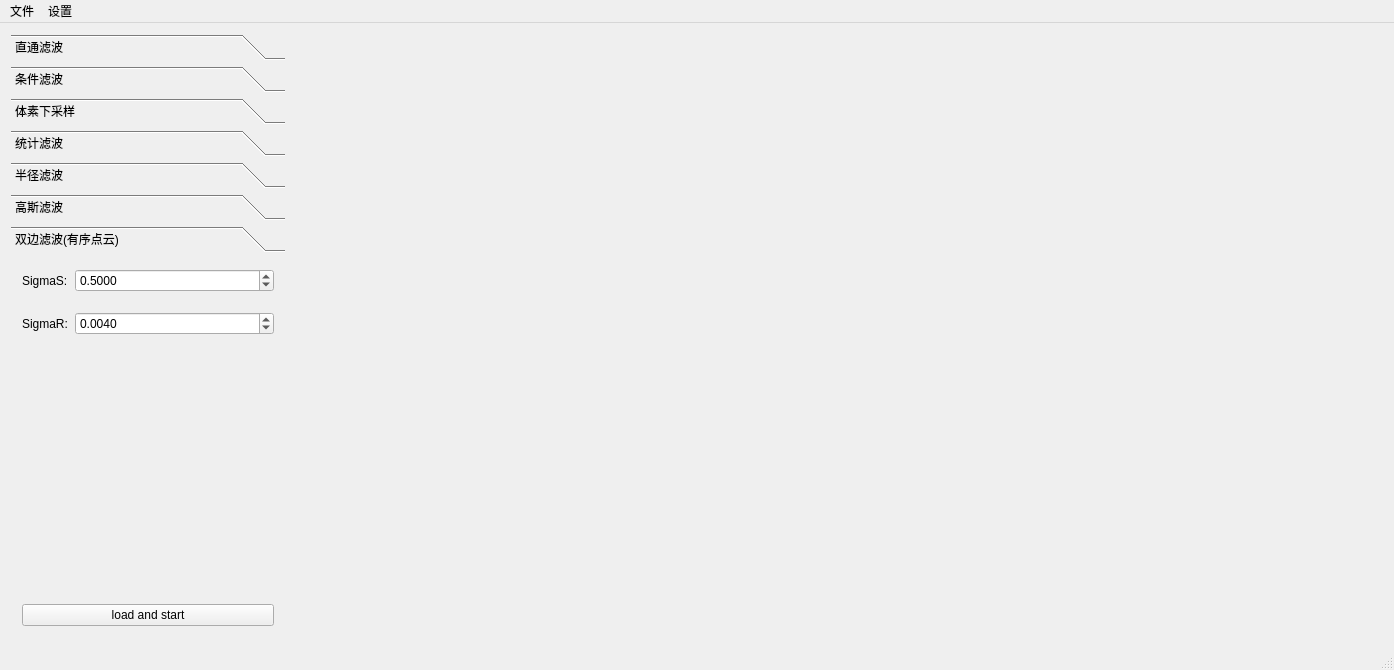
<?xml version="1.0" encoding="UTF-8"?>
<ui version="4.0">
 <class>Filter_GuiClass</class>
 <widget class="QMainWindow" name="Filter_GuiClass">
  <property name="geometry">
   <rect>
    <x>0</x>
    <y>0</y>
    <width>1394</width>
    <height>670</height>
   </rect>
  </property>
  <property name="windowTitle">
   <string>Filter_Gui</string>
  </property>
  <widget class="QWidget" name="centralWidget">
   <property name="layoutDirection">
    <enum>Qt::LeftToRight</enum>
   </property>
   <property name="autoFillBackground">
    <bool>false</bool>
   </property>
   <layout class="QHBoxLayout" name="horizontalLayout_2">
    <item>
     <layout class="QHBoxLayout" name="horizontalLayout" stretch="2,8">
      <property name="spacing">
       <number>2</number>
      </property>
      <property name="sizeConstraint">
       <enum>QLayout::SetNoConstraint</enum>
      </property>
      <item>
       <widget class="QToolBox" name="toolBox">
        <property name="currentIndex">
         <number>6</number>
        </property>
        <widget class="QWidget" name="page">
         <property name="geometry">
          <rect>
           <x>0</x>
           <y>0</y>
           <width>219</width>
           <height>214</height>
          </rect>
         </property>
         <attribute name="label">
          <string>直通滤波</string>
         </attribute>
         <layout class="QVBoxLayout" name="verticalLayout_2">
          <item>
           <layout class="QFormLayout" name="formLayout">
            <property name="verticalSpacing">
             <number>20</number>
            </property>
            <item row="1" column="0">
             <widget class="QLabel" name="label">
              <property name="text">
               <string>方向:</string>
              </property>
             </widget>
            </item>
            <item row="1" column="1">
             <widget class="QComboBox" name="comboBox_1">
              <item>
               <property name="text">
                <string>x</string>
               </property>
              </item>
              <item>
               <property name="text">
                <string>y</string>
               </property>
              </item>
              <item>
               <property name="text">
                <string>z</string>
               </property>
              </item>
             </widget>
            </item>
            <item row="2" column="0">
             <widget class="QLabel" name="label_2">
              <property name="text">
               <string>min:</string>
              </property>
             </widget>
            </item>
            <item row="2" column="1">
             <widget class="QDoubleSpinBox" name="doubleSpinBox_1">
              <property name="decimals">
               <number>4</number>
              </property>
              <property name="minimum">
               <double>-100000000.000000000000000</double>
              </property>
              <property name="maximum">
               <double>100000000.000000000000000</double>
              </property>
             </widget>
            </item>
            <item row="3" column="0">
             <widget class="QLabel" name="label_3">
              <property name="text">
               <string>max:</string>
              </property>
             </widget>
            </item>
            <item row="3" column="1">
             <widget class="QDoubleSpinBox" name="doubleSpinBox_2">
              <property name="decimals">
               <number>4</number>
              </property>
              <property name="minimum">
               <double>-100000000.000000000000000</double>
              </property>
              <property name="maximum">
               <double>100000000.000000000000000</double>
              </property>
              <property name="value">
               <double>1.000000000000000</double>
              </property>
             </widget>
            </item>
           </layout>
          </item>
          <item>
           <widget class="QCheckBox" name="checkBox_5">
            <property name="text">
             <string>Negative</string>
            </property>
           </widget>
          </item>
          <item>
           <widget class="QPushButton" name="passThroughButton">
            <property name="text">
             <string>Start</string>
            </property>
           </widget>
          </item>
         </layout>
        </widget>
        <widget class="QWidget" name="page_2">
         <property name="geometry">
          <rect>
           <x>0</x>
           <y>0</y>
           <width>338</width>
           <height>274</height>
          </rect>
         </property>
         <attribute name="label">
          <string>条件滤波</string>
         </attribute>
         <layout class="QVBoxLayout" name="verticalLayout">
          <property name="spacing">
           <number>7</number>
          </property>
          <item>
           <widget class="QTabWidget" name="tabWidget">
            <property name="currentIndex">
             <number>1</number>
            </property>
            <widget class="QWidget" name="and_tab">
             <attribute name="title">
              <string>AND</string>
             </attribute>
             <layout class="QGridLayout" name="gridLayout">
              <item row="7" column="0">
               <spacer name="verticalSpacer">
                <property name="orientation">
                 <enum>Qt::Vertical</enum>
                </property>
                <property name="sizeHint" stdset="0">
                 <size>
                  <width>20</width>
                  <height>40</height>
                 </size>
                </property>
               </spacer>
              </item>
              <item row="0" column="0">
               <widget class="QComboBox" name="comboBox">
                <item>
                 <property name="text">
                  <string>x</string>
                 </property>
                </item>
                <item>
                 <property name="text">
                  <string>y</string>
                 </property>
                </item>
                <item>
                 <property name="text">
                  <string>z</string>
                 </property>
                </item>
               </widget>
              </item>
              <item row="1" column="0">
               <widget class="QComboBox" name="comboBox_4">
                <item>
                 <property name="text">
                  <string>&gt;</string>
                 </property>
                </item>
                <item>
                 <property name="text">
                  <string>&gt;=</string>
                 </property>
                </item>
                <item>
                 <property name="text">
                  <string>&lt;</string>
                 </property>
                </item>
                <item>
                 <property name="text">
                  <string>&lt;=</string>
                 </property>
                </item>
                <item>
                 <property name="text">
                  <string>=</string>
                 </property>
                </item>
               </widget>
              </item>
              <item row="1" column="1">
               <widget class="QDoubleSpinBox" name="doubleSpinBox">
                <property name="decimals">
                 <number>4</number>
                </property>
                <property name="minimum">
                 <double>-100000000.000000000000000</double>
                </property>
                <property name="maximum">
                 <double>100000000.000000000000000</double>
                </property>
               </widget>
              </item>
              <item row="6" column="0">
               <widget class="QComboBox" name="comboBox_5">
                <item>
                 <property name="text">
                  <string>&gt;</string>
                 </property>
                </item>
                <item>
                 <property name="text">
                  <string>&gt;=</string>
                 </property>
                </item>
                <item>
                 <property name="text">
                  <string>&lt;</string>
                 </property>
                </item>
                <item>
                 <property name="text">
                  <string>&lt;=</string>
                 </property>
                </item>
                <item>
                 <property name="text">
                  <string>=</string>
                 </property>
                </item>
               </widget>
              </item>
              <item row="5" column="0">
               <widget class="QComboBox" name="comboBox_3">
                <item>
                 <property name="text">
                  <string>x</string>
                 </property>
                </item>
                <item>
                 <property name="text">
                  <string>y</string>
                 </property>
                </item>
                <item>
                 <property name="text">
                  <string>z</string>
                 </property>
                </item>
               </widget>
              </item>
              <item row="6" column="1">
               <widget class="QDoubleSpinBox" name="doubleSpinBox_3">
                <property name="decimals">
                 <number>4</number>
                </property>
                <property name="minimum">
                 <double>-100000000.000000000000000</double>
                </property>
                <property name="maximum">
                 <double>100000000.000000000000000</double>
                </property>
               </widget>
              </item>
              <item row="9" column="0" colspan="2">
               <widget class="QPushButton" name="conditionalAndRemovelButton">
                <property name="text">
                 <string>start</string>
                </property>
               </widget>
              </item>
              <item row="3" column="0">
               <widget class="QLabel" name="label_8">
                <property name="text">
                 <string>and</string>
                </property>
               </widget>
              </item>
              <item row="8" column="0">
               <widget class="QCheckBox" name="checkBox_3">
                <property name="text">
                 <string>KeepOrganized</string>
                </property>
               </widget>
              </item>
             </layout>
            </widget>
            <widget class="QWidget" name="or_tab">
             <attribute name="title">
              <string>OR</string>
             </attribute>
             <layout class="QGridLayout" name="gridLayout_2">
              <item row="3" column="0">
               <widget class="QComboBox" name="comboBox_7">
                <item>
                 <property name="text">
                  <string>x</string>
                 </property>
                </item>
                <item>
                 <property name="text">
                  <string>y</string>
                 </property>
                </item>
                <item>
                 <property name="text">
                  <string>z</string>
                 </property>
                </item>
               </widget>
              </item>
              <item row="0" column="0">
               <widget class="QComboBox" name="comboBox_6">
                <item>
                 <property name="text">
                  <string>x</string>
                 </property>
                </item>
                <item>
                 <property name="text">
                  <string>y</string>
                 </property>
                </item>
                <item>
                 <property name="text">
                  <string>z</string>
                 </property>
                </item>
               </widget>
              </item>
              <item row="4" column="0">
               <widget class="QComboBox" name="comboBox_9">
                <item>
                 <property name="text">
                  <string>&gt;</string>
                 </property>
                </item>
                <item>
                 <property name="text">
                  <string>&gt;=</string>
                 </property>
                </item>
                <item>
                 <property name="text">
                  <string>&lt;</string>
                 </property>
                </item>
                <item>
                 <property name="text">
                  <string>&lt;=</string>
                 </property>
                </item>
                <item>
                 <property name="text">
                  <string>=</string>
                 </property>
                </item>
               </widget>
              </item>
              <item row="1" column="0">
               <widget class="QComboBox" name="comboBox_8">
                <item>
                 <property name="text">
                  <string>&gt;</string>
                 </property>
                </item>
                <item>
                 <property name="text">
                  <string>&gt;=</string>
                 </property>
                </item>
                <item>
                 <property name="text">
                  <string>&lt;</string>
                 </property>
                </item>
                <item>
                 <property name="text">
                  <string>&lt;=</string>
                 </property>
                </item>
                <item>
                 <property name="text">
                  <string>=</string>
                 </property>
                </item>
               </widget>
              </item>
              <item row="4" column="1">
               <widget class="QDoubleSpinBox" name="doubleSpinBox_5">
                <property name="decimals">
                 <number>4</number>
                </property>
                <property name="minimum">
                 <double>-100000000.000000000000000</double>
                </property>
                <property name="maximum">
                 <double>100000000.000000000000000</double>
                </property>
               </widget>
              </item>
              <item row="1" column="1">
               <widget class="QDoubleSpinBox" name="doubleSpinBox_4">
                <property name="decimals">
                 <number>4</number>
                </property>
                <property name="minimum">
                 <double>-100000000.000000000000000</double>
                </property>
                <property name="maximum">
                 <double>100000000.000000000000000</double>
                </property>
               </widget>
              </item>
              <item row="5" column="0">
               <spacer name="verticalSpacer_2">
                <property name="orientation">
                 <enum>Qt::Vertical</enum>
                </property>
                <property name="sizeHint" stdset="0">
                 <size>
                  <width>20</width>
                  <height>40</height>
                 </size>
                </property>
               </spacer>
              </item>
              <item row="7" column="0" colspan="2">
               <widget class="QPushButton" name="conditionalOrRemovelButton">
                <property name="text">
                 <string>start</string>
                </property>
               </widget>
              </item>
              <item row="2" column="0">
               <widget class="QLabel" name="label_5">
                <property name="text">
                 <string>or</string>
                </property>
               </widget>
              </item>
              <item row="6" column="0">
               <widget class="QCheckBox" name="checkBox_4">
                <property name="text">
                 <string>KeepOrganized</string>
                </property>
               </widget>
              </item>
             </layout>
            </widget>
           </widget>
          </item>
         </layout>
        </widget>
        <widget class="QWidget" name="page_3">
         <property name="geometry">
          <rect>
           <x>0</x>
           <y>0</y>
           <width>197</width>
           <height>239</height>
          </rect>
         </property>
         <attribute name="label">
          <string>体素下采样</string>
         </attribute>
         <layout class="QVBoxLayout" name="verticalLayout_3">
          <item>
           <widget class="QLabel" name="label_6">
            <property name="text">
             <string>体素大小(leafsize)</string>
            </property>
           </widget>
          </item>
          <item>
           <layout class="QFormLayout" name="formLayout_2">
            <property name="verticalSpacing">
             <number>20</number>
            </property>
            <item row="1" column="0">
             <widget class="QLabel" name="label_7">
              <property name="text">
               <string>x:</string>
              </property>
             </widget>
            </item>
            <item row="1" column="1">
             <widget class="QDoubleSpinBox" name="doubleSpinBox_6">
              <property name="decimals">
               <number>4</number>
              </property>
              <property name="minimum">
               <double>-100000000.000000000000000</double>
              </property>
              <property name="maximum">
               <double>100000000.000000000000000</double>
              </property>
              <property name="value">
               <double>0.010000000000000</double>
              </property>
             </widget>
            </item>
            <item row="2" column="0">
             <widget class="QLabel" name="label_9">
              <property name="text">
               <string>y:</string>
              </property>
             </widget>
            </item>
            <item row="2" column="1">
             <widget class="QDoubleSpinBox" name="doubleSpinBox_7">
              <property name="decimals">
               <number>4</number>
              </property>
              <property name="minimum">
               <double>-100000000.000000000000000</double>
              </property>
              <property name="maximum">
               <double>100000000.000000000000000</double>
              </property>
              <property name="value">
               <double>0.010000000000000</double>
              </property>
             </widget>
            </item>
            <item row="3" column="0">
             <widget class="QLabel" name="label_10">
              <property name="text">
               <string>z:</string>
              </property>
             </widget>
            </item>
            <item row="3" column="1">
             <widget class="QDoubleSpinBox" name="doubleSpinBox_8">
              <property name="decimals">
               <number>4</number>
              </property>
              <property name="minimum">
               <double>-100000000.000000000000000</double>
              </property>
              <property name="maximum">
               <double>100000000.000000000000000</double>
              </property>
              <property name="value">
               <double>0.010000000000000</double>
              </property>
             </widget>
            </item>
           </layout>
          </item>
          <item>
           <widget class="QCheckBox" name="checkBox_2">
            <property name="text">
             <string>Negative</string>
            </property>
           </widget>
          </item>
          <item>
           <widget class="QPushButton" name="voxelGridButton">
            <property name="text">
             <string>start</string>
            </property>
           </widget>
          </item>
         </layout>
        </widget>
        <widget class="QWidget" name="page_4">
         <property name="geometry">
          <rect>
           <x>0</x>
           <y>0</y>
           <width>172</width>
           <height>189</height>
          </rect>
         </property>
         <attribute name="label">
          <string>统计滤波</string>
         </attribute>
         <layout class="QVBoxLayout" name="verticalLayout_4">
          <item>
           <widget class="QLabel" name="label_11">
            <property name="text">
             <string>近邻点数目:</string>
            </property>
           </widget>
          </item>
          <item>
           <widget class="QSpinBox" name="spinBox">
            <property name="minimum">
             <number>0</number>
            </property>
            <property name="maximum">
             <number>100000000</number>
            </property>
            <property name="value">
             <number>50</number>
            </property>
           </widget>
          </item>
          <item>
           <widget class="QLabel" name="label_12">
            <property name="text">
             <string>阈值(标准差的倍数):</string>
            </property>
           </widget>
          </item>
          <item>
           <widget class="QDoubleSpinBox" name="doubleSpinBox_10">
            <property name="decimals">
             <number>4</number>
            </property>
            <property name="minimum">
             <double>-100000000.000000000000000</double>
            </property>
            <property name="maximum">
             <double>100000000.000000000000000</double>
            </property>
            <property name="value">
             <double>1.000000000000000</double>
            </property>
           </widget>
          </item>
          <item>
           <spacer name="verticalSpacer_4">
            <property name="orientation">
             <enum>Qt::Vertical</enum>
            </property>
            <property name="sizeHint" stdset="0">
             <size>
              <width>20</width>
              <height>40</height>
             </size>
            </property>
           </spacer>
          </item>
          <item>
           <widget class="QCheckBox" name="checkBox">
            <property name="text">
             <string>Negative</string>
            </property>
            <property name="checked">
             <bool>false</bool>
            </property>
           </widget>
          </item>
          <item>
           <widget class="QPushButton" name="statisticalRemovelButton">
            <property name="text">
             <string>start</string>
            </property>
           </widget>
          </item>
         </layout>
        </widget>
        <widget class="QWidget" name="page_5">
         <property name="geometry">
          <rect>
           <x>0</x>
           <y>0</y>
           <width>264</width>
           <height>173</height>
          </rect>
         </property>
         <attribute name="label">
          <string>半径滤波</string>
         </attribute>
         <layout class="QVBoxLayout" name="verticalLayout_6">
          <item>
           <layout class="QFormLayout" name="formLayout_3">
            <property name="verticalSpacing">
             <number>20</number>
            </property>
            <item row="0" column="0">
             <widget class="QLabel" name="label_4">
              <property name="text">
               <string>查找半径:</string>
              </property>
             </widget>
            </item>
            <item row="2" column="0">
             <widget class="QLabel" name="label_13">
              <property name="text">
               <string>近邻点个数:</string>
              </property>
             </widget>
            </item>
            <item row="2" column="1">
             <widget class="QSpinBox" name="spinBox_2">
              <property name="maximum">
               <number>100000000</number>
              </property>
              <property name="value">
               <number>15</number>
              </property>
             </widget>
            </item>
            <item row="0" column="1">
             <widget class="QDoubleSpinBox" name="doubleSpinBox_9">
              <property name="decimals">
               <number>4</number>
              </property>
              <property name="minimum">
               <double>-100000000.000000000000000</double>
              </property>
              <property name="maximum">
               <double>100000000.000000000000000</double>
              </property>
              <property name="value">
               <double>0.020000000000000</double>
              </property>
             </widget>
            </item>
           </layout>
          </item>
          <item>
           <widget class="QCheckBox" name="checkBox_6">
            <property name="text">
             <string>Negative</string>
            </property>
           </widget>
          </item>
          <item>
           <widget class="QPushButton" name="radiusRemovelButton">
            <property name="text">
             <string>start</string>
            </property>
           </widget>
          </item>
         </layout>
        </widget>
        <widget class="QWidget" name="page_6">
         <property name="geometry">
          <rect>
           <x>0</x>
           <y>0</y>
           <width>224</width>
           <height>327</height>
          </rect>
         </property>
         <attribute name="label">
          <string>高斯滤波</string>
         </attribute>
         <layout class="QVBoxLayout" name="verticalLayout_7">
          <item>
           <widget class="QLabel" name="label_14">
            <property name="text">
             <string>Sigma:</string>
            </property>
           </widget>
          </item>
          <item>
           <layout class="QVBoxLayout" name="verticalLayout_8">
            <property name="spacing">
             <number>15</number>
            </property>
            <item>
             <widget class="QDoubleSpinBox" name="doubleSpinBox_11">
              <property name="decimals">
               <number>4</number>
              </property>
              <property name="minimum">
               <double>-100000000.000000000000000</double>
              </property>
              <property name="maximum">
               <double>100000000.000000000000000</double>
              </property>
              <property name="value">
               <double>6.000000000000000</double>
              </property>
             </widget>
            </item>
            <item>
             <widget class="QLabel" name="label_15">
              <property name="text">
               <string>ThresholdRelativeToSigma:</string>
              </property>
             </widget>
            </item>
            <item>
             <widget class="QDoubleSpinBox" name="doubleSpinBox_12">
              <property name="decimals">
               <number>4</number>
              </property>
              <property name="minimum">
               <double>-100000000.000000000000000</double>
              </property>
              <property name="maximum">
               <double>100000000.000000000000000</double>
              </property>
              <property name="value">
               <double>6.000000000000000</double>
              </property>
             </widget>
            </item>
            <item>
             <widget class="QLabel" name="label_16">
              <property name="text">
               <string>SearchRadius:</string>
              </property>
             </widget>
            </item>
            <item>
             <widget class="QDoubleSpinBox" name="doubleSpinBox_13">
              <property name="decimals">
               <number>4</number>
              </property>
              <property name="minimum">
               <double>-100000000.000000000000000</double>
              </property>
              <property name="maximum">
               <double>100000000.000000000000000</double>
              </property>
              <property name="value">
               <double>0.050000000000000</double>
              </property>
             </widget>
            </item>
            <item>
             <widget class="QLabel" name="label_17">
              <property name="text">
               <string>NumberOfThreads(cpu核数):</string>
              </property>
             </widget>
            </item>
            <item>
             <widget class="QSpinBox" name="spinBox_3">
              <property name="value">
               <number>4</number>
              </property>
             </widget>
            </item>
            <item>
             <spacer name="verticalSpacer_3">
              <property name="orientation">
               <enum>Qt::Vertical</enum>
              </property>
              <property name="sizeHint" stdset="0">
               <size>
                <width>20</width>
                <height>40</height>
               </size>
              </property>
             </spacer>
            </item>
           </layout>
          </item>
          <item>
           <widget class="QPushButton" name="gaussianFilterButton">
            <property name="text">
             <string>start</string>
            </property>
           </widget>
          </item>
         </layout>
        </widget>
        <widget class="QWidget" name="page_7">
         <property name="geometry">
          <rect>
           <x>0</x>
           <y>0</y>
           <width>274</width>
           <height>385</height>
          </rect>
         </property>
         <attribute name="label">
          <string>双边滤波(有序点云)</string>
         </attribute>
         <layout class="QVBoxLayout" name="verticalLayout_9">
          <item>
           <layout class="QFormLayout" name="formLayout_4">
            <property name="horizontalSpacing">
             <number>7</number>
            </property>
            <property name="verticalSpacing">
             <number>20</number>
            </property>
            <item row="0" column="0">
             <widget class="QLabel" name="label_18">
              <property name="text">
               <string>SigmaS:</string>
              </property>
             </widget>
            </item>
            <item row="0" column="1">
             <widget class="QDoubleSpinBox" name="doubleSpinBox_14">
              <property name="decimals">
               <number>4</number>
              </property>
              <property name="minimum">
               <double>-100000000.000000000000000</double>
              </property>
              <property name="maximum">
               <double>100000000.000000000000000</double>
              </property>
              <property name="value">
               <double>0.500000000000000</double>
              </property>
             </widget>
            </item>
            <item row="1" column="0">
             <widget class="QLabel" name="label_19">
              <property name="text">
               <string>SigmaR:</string>
              </property>
             </widget>
            </item>
            <item row="1" column="1">
             <widget class="QDoubleSpinBox" name="doubleSpinBox_15">
              <property name="decimals">
               <number>4</number>
              </property>
              <property name="minimum">
               <double>-100000000.000000000000000</double>
              </property>
              <property name="maximum">
               <double>100000000.000000000000000</double>
              </property>
              <property name="value">
               <double>0.004000000000000</double>
              </property>
             </widget>
            </item>
           </layout>
          </item>
          <item>
           <widget class="QPushButton" name="bilateralFilterButton">
            <property name="text">
             <string>load and start</string>
            </property>
           </widget>
          </item>
         </layout>
        </widget>
       </widget>
      </item>
      <item>
       <widget class="QVTKWidget" name="qvtkWidget_1"/>
      </item>
     </layout>
    </item>
   </layout>
  </widget>
  <widget class="QMenuBar" name="menuBar">
   <property name="geometry">
    <rect>
     <x>0</x>
     <y>0</y>
     <width>1394</width>
     <height>26</height>
    </rect>
   </property>
   <widget class="QMenu" name="menu">
    <property name="title">
     <string>文件</string>
    </property>
    <widget class="QMenu" name="menu_4">
     <property name="title">
      <string>保存...</string>
     </property>
     <addaction name="action_1_2_1"/>
     <addaction name="action_1_2_2"/>
    </widget>
    <widget class="QMenu" name="menu_3">
     <property name="title">
      <string>打开...</string>
     </property>
     <addaction name="action_1_1_1"/>
     <addaction name="action_1_1_2"/>
    </widget>
    <addaction name="menu_3"/>
    <addaction name="separator"/>
    <addaction name="menu_4"/>
   </widget>
   <widget class="QMenu" name="menu_2">
    <property name="title">
     <string>设置</string>
    </property>
    <addaction name="action"/>
   </widget>
   <addaction name="menu"/>
   <addaction name="menu_2"/>
  </widget>
  <widget class="QStatusBar" name="statusBar"/>
  <action name="action_1_1_1">
   <property name="text">
    <string>视口1</string>
   </property>
  </action>
  <action name="action_1_1_2">
   <property name="text">
    <string>视口2</string>
   </property>
  </action>
  <action name="action_1_2_1">
   <property name="text">
    <string>视口1</string>
   </property>
  </action>
  <action name="action_1_2_2">
   <property name="text">
    <string>视口2</string>
   </property>
  </action>
  <action name="action_2_1">
   <property name="text">
    <string>直通滤波器</string>
   </property>
  </action>
  <action name="action">
   <property name="text">
    <string>开关坐标系</string>
   </property>
  </action>
 </widget>
 <layoutdefault spacing="6" margin="11"/>
 <customwidgets>
  <customwidget>
   <class>QVTKWidget</class>
   <extends>QWidget</extends>
   <header>QVTKWidget.h</header>
  </customwidget>
 </customwidgets>
 <resources>
  <include location="filter_gui.qrc"/>
 </resources>
 <connections/>
</ui>
